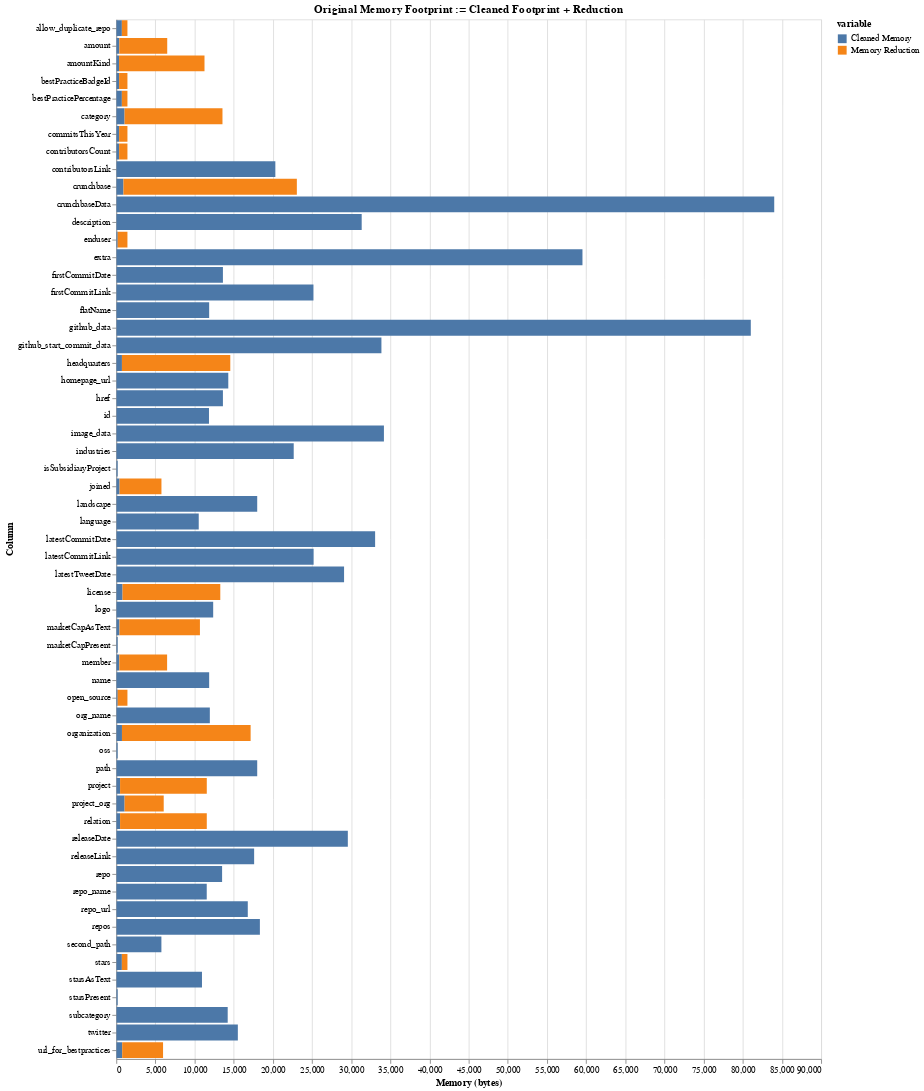

Write notebook code for a chart like this one.
### Code cell
compare_dataframes(df_projects_precleaned, df_projects)

### Figure 1 — Vega-Lite specification as saved in the notebook (floating-point values rounded to 4 significant figures)
{"config": {"view": {"continuousWidth": 300, "continuousHeight": 300}}, "data": {"name": "data-b858c7032be7475bd9797d25693c8b51"}, "mark": {"type": "bar"}, "encoding": {"color": {"field": "variable", "type": "nominal"}, "order": {"field": "variable", "sort": "ascending", "type": "nominal"}, "tooltip": [{"field": "index", "type": "nominal"}, {"field": "variable", "type": "nominal"}, {"field": "value", "type": "quantitative"}], "x": {"field": "value", "title": "Memory (bytes)", "type": "quantitative"}, "y": {"field": "index", "title": "Column", "type": "nominal"}}, "height": 1180, "params": [{"name": "param_1", "select": {"type": "interval", "encodings": ["x", "y"]}, "bind": "scales"}], "title": "Original Memory Footprint := Cleaned Footprint + Reduction", "width": 800, "$schema": "https://vega.github.io/schema/vega-lite/v5.15.1.json", "datasets": {"data-b858c7032be7475bd9797d25693c8b51": [{"index": "allow_duplicate_repo", "variable": "Cleaned Memory", "value": 712.0}, {"index": "amount", "variable": "Cleaned Memory", "value": 382.0}, {"index": "amountKind", "variable": "Cleaned Memory", "value": 350.0}, {"index": "bestPracticeBadgeId", "variable": "Cleaned Memory", "value": 356.0}, {"index": "bestPracticePercentage", "variable": "Cleaned Memory", "value": 712.0}, {"index": "category", "variable": "Cleaned Memory", "value": 1057.0}, {"index": "commitsThisYear", "variable": "Cleaned Memory", "value": 356.0}, {"index": "contributorsCount", "variable": "Cleaned Memory", "value": 356.0}, {"index": "contributorsLink", "variable": "Cleaned Memory", "value": 20310.0}, {"index": "crunchbase", "variable": "Cleaned Memory", "value": 917.0}, {"index": "crunchbaseData", "variable": "Cleaned Memory", "value": 84020.0}, {"index": "description", "variable": "Cleaned Memory", "value": 31340.0}, {"index": "enduser", "variable": "Cleaned Memory", "value": 178.0}, {"index": "extra", "variable": "Cleaned Memory", "value": 59530.0}, {"index": "firstCommitDate", "variable": "Cleaned Memory", "value": 13620.0}, {"index": "firstCommitLink", "variable": "Cleaned Memory", "value": 25180.0}, {"index": "flatName", "variable": "Cleaned Memory", "value": 11860.0}, {"index": "github_data", "variable": "Cleaned Memory", "value": 81020.0}, {"index": "github_start_commit_data", "variable": "Cleaned Memory", "value": 33860.0}, {"index": "headquarters", "variable": "Cleaned Memory", "value": 720.0}, {"index": "homepage_url", "variable": "Cleaned Memory", "value": 14300.0}, {"index": "href", "variable": "Cleaned Memory", "value": 13620.0}, {"index": "id", "variable": "Cleaned Memory", "value": 11840.0}, {"index": "image_data", "variable": "Cleaned Memory", "value": 34180.0}, {"index": "industries", "variable": "Cleaned Memory", "value": 22660.0}, {"index": "isSubsidiaryProject", "variable": "Cleaned Memory", "value": 178.0}, {"index": "joined", "variable": "Cleaned Memory", "value": 420.0}, {"index": "landscape", "variable": "Cleaned Memory", "value": 18000.0}, {"index": "language", "variable": "Cleaned Memory", "value": 10530.0}, {"index": "latestCommitDate", "variable": "Cleaned Memory", "value": 33050.0}, {"index": "latestCommitLink", "variable": "Cleaned Memory", "value": 25200.0}, {"index": "latestTweetDate", "variable": "Cleaned Memory", "value": 29090.0}, {"index": "license", "variable": "Cleaned Memory", "value": 800.0}, {"index": "logo", "variable": "Cleaned Memory", "value": 12370.0}, {"index": "marketCapAsText", "variable": "Cleaned Memory", "value": 406.0}, {"index": "marketCapPresent", "variable": "Cleaned Memory", "value": 178.0}, {"index": "member", "variable": "Cleaned Memory", "value": 385.0}, {"index": "name", "variable": "Cleaned Memory", "value": 11860.0}, {"index": "open_source", "variable": "Cleaned Memory", "value": 178.0}, {"index": "org_name", "variable": "Cleaned Memory", "value": 11940.0}, {"index": "organization", "variable": "Cleaned Memory", "value": 724.0}, {"index": "oss", "variable": "Cleaned Memory", "value": 178.0}, {"index": "path", "variable": "Cleaned Memory", "value": 18000.0}, {"index": "project", "variable": "Cleaned Memory", "value": 483.0}, {"index": "project_org", "variable": "Cleaned Memory", "value": 1062.0}, {"index": "relation", "variable": "Cleaned Memory", "value": 483.0}, {"index": "releaseDate", "variable": "Cleaned Memory", "value": 29570.0}, {"index": "releaseLink", "variable": "Cleaned Memory", "value": 17600.0}, {"index": "repo", "variable": "Cleaned Memory", "value": 13510.0}, {"index": "repo_name", "variable": "Cleaned Memory", "value": 11550.0}, {"index": "repo_url", "variable": "Cleaned Memory", "value": 16790.0}, {"index": "repos", "variable": "Cleaned Memory", "value": 18340.0}, {"index": "second_path", "variable": "Cleaned Memory", "value": 5760.0}, {"index": "stars", "variable": "Cleaned Memory", "value": 712.0}, {"index": "starsAsText", "variable": "Cleaned Memory", "value": 10940.0}, {"index": "starsPresent", "variable": "Cleaned Memory", "value": 178.0}, {"index": "subcategory", "variable": "Cleaned Memory", "value": 14230.0}, {"index": "twitter", "variable": "Cleaned Memory", "value": 15520.0}, {"index": "url_for_bestpractices", "variable": "Cleaned Memory", "value": 754.0}, {"index": "allow_duplicate_repo", "variable": "Memory Reduction", "value": 712.0}, {"index": "amount", "variable": "Memory Reduction", "value": 6122.0}, {"index": "amountKind", "variable": "Memory Reduction", "value": 10910.0}, {"index": "bestPracticeBadgeId", "variable": "Memory Reduction", "value": 1068.0}, {"index": "bestPracticePercentage", "variable": "Memory Reduction", "value": 712.0}, {"index": "category", "variable": "Memory Reduction", "value": 12500.0}, {"index": "commitsThisYear", "variable": "Memory Reduction", "value": 1068.0}, {"index": "contributorsCount", "variable": "Memory Reduction", "value": 1068.0}, {"index": "contributorsLink", "variable": "Memory Reduction", "value": 0.0}, {"index": "crunchbase", "variable": "Memory Reduction", "value": 22140.0}, {"index": "crunchbaseData", "variable": "Memory Reduction", "value": 0.0}, {"index": "description", "variable": "Memory Reduction", "value": 0.0}, {"index": "enduser", "variable": "Memory Reduction", "value": 1246.0}, {"index": "extra", "variable": "Memory Reduction", "value": 0.0}, {"index": "firstCommitDate", "variable": "Memory Reduction", "value": 0.0}, {"index": "firstCommitLink", "variable": "Memory Reduction", "value": 0.0}, {"index": "flatName", "variable": "Memory Reduction", "value": 0.0}, {"index": "github_data", "variable": "Memory Reduction", "value": 0.0}, {"index": "github_start_commit_data", "variable": "Memory Reduction", "value": 0.0}, {"index": "headquarters", "variable": "Memory Reduction", "value": 13840.0}, {"index": "homepage_url", "variable": "Memory Reduction", "value": 0.0}, {"index": "href", "variable": "Memory Reduction", "value": 0.0}, {"index": "id", "variable": "Memory Reduction", "value": 0.0}, {"index": "image_data", "variable": "Memory Reduction", "value": 0.0}, {"index": "industries", "variable": "Memory Reduction", "value": 0.0}, {"index": "isSubsidiaryProject", "variable": "Memory Reduction", "value": 0.0}, {"index": "joined", "variable": "Memory Reduction", "value": 5346.0}, {"index": "landscape", "variable": "Memory Reduction", "value": 0.0}, {"index": "language", "variable": "Memory Reduction", "value": 0.0}, {"index": "latestCommitDate", "variable": "Memory Reduction", "value": 0.0}, {"index": "latestCommitLink", "variable": "Memory Reduction", "value": 0.0}, {"index": "latestTweetDate", "variable": "Memory Reduction", "value": 0.0}, {"index": "license", "variable": "Memory Reduction", "value": 12480.0}, {"index": "logo", "variable": "Memory Reduction", "value": 0.0}, {"index": "marketCapAsText", "variable": "Memory Reduction", "value": 10270.0}, {"index": "marketCapPresent", "variable": "Memory Reduction", "value": 0.0}, {"index": "member", "variable": "Memory Reduction", "value": 6104.0}, {"index": "name", "variable": "Memory Reduction", "value": 0.0}, {"index": "open_source", "variable": "Memory Reduction", "value": 1246.0}, {"index": "org_name", "variable": "Memory Reduction", "value": null}, {"index": "organization", "variable": "Memory Reduction", "value": 16430.0}, {"index": "oss", "variable": "Memory Reduction", "value": 0.0}, {"index": "path", "variable": "Memory Reduction", "value": 0.0}, {"index": "project", "variable": "Memory Reduction", "value": 11070.0}, {"index": "project_org", "variable": "Memory Reduction", "value": 4994.0}, {"index": "relation", "variable": "Memory Reduction", "value": 11070.0}, {"index": "releaseDate", "variable": "Memory Reduction", "value": 0.0}, {"index": "releaseLink", "variable": "Memory Reduction", "value": 0.0}, {"index": "repo", "variable": "Memory Reduction", "value": null}, {"index": "repo_name", "variable": "Memory Reduction", "value": null}, {"index": "repo_url", "variable": "Memory Reduction", "value": 0.0}, {"index": "repos", "variable": "Memory Reduction", "value": 0.0}, {"index": "second_path", "variable": "Memory Reduction", "value": 0.0}, {"index": "stars", "variable": "Memory Reduction", "value": 712.0}, {"index": "starsAsText", "variable": "Memory Reduction", "value": 0.0}, {"index": "starsPresent", "variable": "Memory Reduction", "value": 0.0}, {"index": "subcategory", "variable": "Memory Reduction", "value": null}, {"index": "twitter", "variable": "Memory Reduction", "value": 0.0}, {"index": "url_for_bestpractices", "variable": "Memory Reduction", "value": 5218.0}]}}
